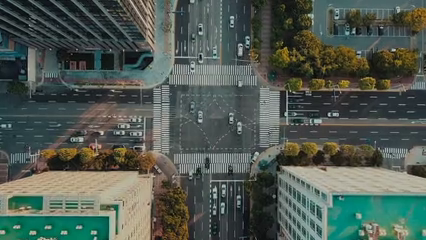
#> input picture frame 89 of city.mp4, 426 x 240 px
$ jupyter execute '19. 퀴즈.ipynb'   (shell and % lines are left out)
#> lines starting #> are read from the running program, lines starting #| are printed output that depends on the picture
# 퀴즈
## OpenCV 를 이용하여 가로로 촬영된 영상을 세로로 회전하는 프로그램을 작성하시오

### 조건
1. 회전 : 시계 반대 방향으로 90도
1. 재생속도(FPS) : 원본의 4배
1. 출력 파일명: city_output.avi

- 원본 파일명: city.mp4

[cell 1]
import cv2
cap = cv2.VideoCapture('city.mp4')

fourcc = cv2.VideoWriter_fourcc(*'DIVX')

width = round(cap.get(cv2.CAP_PROP_FRAME_HEIGHT))
height = round(cap.get(cv2.CAP_PROP_FRAME_WIDTH))
fps = cap.get(cv2.CAP_PROP_FPS) * 4

out= cv2.VideoWriter('only_output.avi', fourcc, fps, (width, height))
#                      저장파일명    코덱  fps      크기

while cap.isOpened():
    ret, frame = cap.read()
#> frame is the input picture: shape (240, 426, 3); mean B, G, R 81.9, 89.8, 79.7

    if not ret:
        break

    frame = cv2.rotate(frame, cv2.ROTATE_90_COUNTERCLOCKWISE)
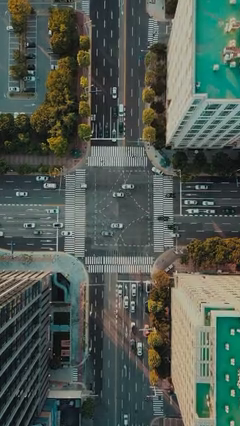
#> frame: shape (426, 240, 3); mean B, G, R 81.9, 89.8, 79.7
    out.write(frame)
    cv2.imshow('video', frame)

    if cv2.waitKey(30) == ord('q'):
#> (key q is pressed here)
        break

out.release()
cap.release()
cv2.destroyAllWindows()


$ run again, starting later in the video
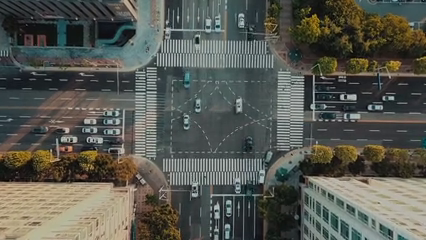
#> input picture frame 403 of city.mp4, 426 x 240 px
#> frame is the input picture: shape (240, 426, 3); mean B, G, R 81.3, 88.7, 87
#> `frame = cv2.rotate(frame, cv2.ROTATE_90_COUNTERCLOCKWISE)`:
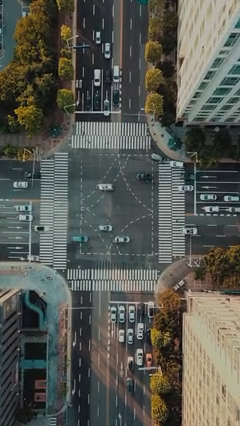
#> frame: shape (426, 240, 3); mean B, G, R 81.3, 88.7, 87

$ run again, starting later in the video
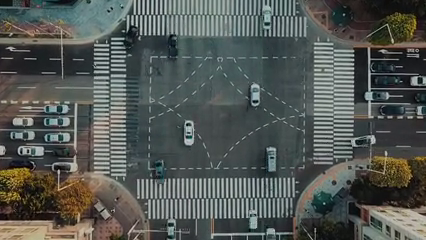
#> input picture frame 717 of city.mp4, 426 x 240 px
#> frame is the input picture: shape (240, 426, 3); mean B, G, R 83.7, 87.4, 82.8
#> `frame = cv2.rotate(frame, cv2.ROTATE_90_COUNTERCLOCKWISE)`:
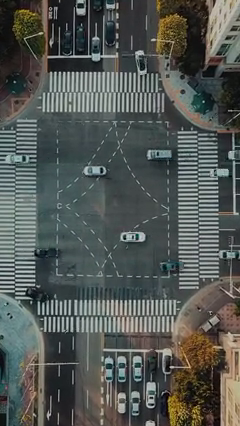
#> frame: shape (426, 240, 3); mean B, G, R 83.7, 87.4, 82.8
